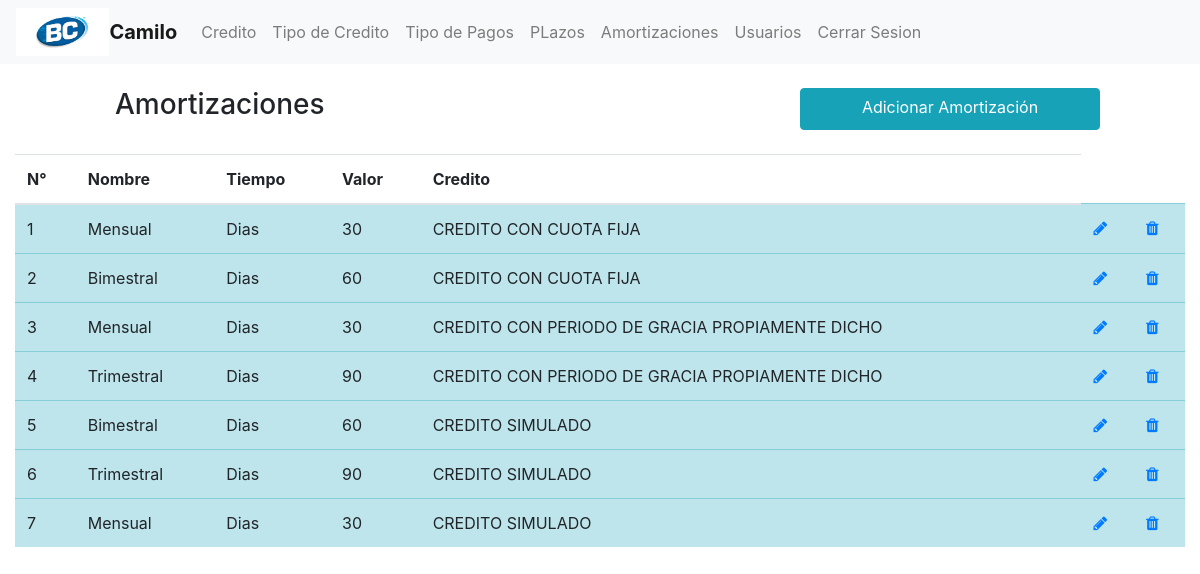
Screenshot of /vistas/amortizaciones/listarAmortizaciones.php (signed in) with the database file from the repository.
### tables this page shows
CREATE TABLE `amortizacion` (
  `id_am` int(11) NOT NULL,
  `nombre` varchar(120) NOT NULL,
  `tiempo` varchar(30) NOT NULL,
  `valor` int(11) NOT NULL,
  `tipo_credito` int(11) NOT NULL
);

CREATE TABLE `tipo_credito` (
  `id_tipo_cre` int(11) NOT NULL,
  `nombre_credito` varchar(60) DEFAULT NULL,
  `ap_gracia` tinyint(1) DEFAULT NULL,
  `id_pago` int(11) DEFAULT NULL
);

### modelo/Amortizacion.php (called while the page is built, shortened)
<?php
 class Amortizacion{
	function listarAmortizacion(){
		$conx = new Conexion();
		$res=$conx->prepare("SELECT * FROM `amortizacion` am inner join tipo_credito tcre on am.tipo_credito = tcre.id_tipo_cre");
		try {
		  $res->execute();
		  return  $res;
		} catch(PDOException $e) {
			return false;
		} finally {
		  $conx=null;
		}
	}
 }
?>

### controller/AmortizacionController.php (called while the page is built, shortened)
<?php
include '../../modelo/Amortizacion.php';
class AmortizacionControlador{
	private $objModelo;
	public function __construct(){
		$this->objModelo = new Amortizacion();
	}
	function listarAmortizacion(){
		$res=$this->objModelo->listarAmortizacion();
		$datos=[];
		foreach ($res as $row) {
			$datos[]=$row;
		}
		if (count($datos)>0) {
			return $datos;
		}else{
			echo "";
		}
	}
}
?>

### vistas/amortizaciones/listarAmortizaciones.php (the view, shortened to what this page needs)
<?php include '../layouts/head.php'; ?>
<?php include '../layouts/menu.php'; ?>
<?php include '../../controller/AmortizacionController.php'; ?>
<div class="container-fluid">
	<br>
	<div class="row justify-content-center">
		<h3 class="col-7">Amortizaciones</h3>
		<a href="crearAmortizacion.php" class="btn btn-info col-5 col-sm-4 col-md-4 col-lg-3">Adicionar Amortización</a>
	</div>
	<br>
	<?php
		$objAmortizacion = new AmortizacionControlador();
		$resultado = $objAmortizacion->listarAmortizacion();
	?>
	<?php if (count($resultado)==0) { ?>
		<div class="alert alert-warning" role="alert">
		  	<b>Amortizacion no encontrada</b>
		  	<button type="button" class="close" data-dismiss="alert" aria-label="Close">
		    	<span aria-hidden="true">&times;</span>
		  	</button>
		</div>
	<?php }else{  $count = 1; ?>
			<table class="table table-hover">
				<thead>
					<th scope="col">N°</th>
					<th scope="col">Nombre</th>
					<th scope="col">Tiempo</th>
					<th scope="col">Valor</th>
					<th scope="col">Credito</th>
				</thead>
				<tbody>
		<?php foreach ($resultado as $key => $result) { ?>
				<tr class="table-info">
					<td><?php echo $count ?></td>
					<td><?php echo $result['nombre']; ?></td>
					<td><?php echo $result['tiempo']; ?></td>
					<td><?php echo $result['valor']; ?></td>
					<td><?php echo $result['nombre_credito']; ?></td>
					<td><a href="editarAmortizacion.php?cod=<?php echo $result['id_am']; ?>"><i class="fa fa-pencil" aria-hidden="true"></i></a></td>
					<td><a onclick="return confirm('Quiere eliminar Amortizacion?')" href="eliminarAmortizacion.php?cod=<?php echo $result['id_am']; ?>"><i class="fa fa-trash" aria-hidden="true"></i></a></td>
				</tr>
		<?php $count ++ ; } ?>
			</tbody>
		</table>
	<?php } ?>
</div>
<?php include '../layouts/footer.php'; ?>

### vistas/layouts/head.php (shortened to what this page needs)
<!DOCTYPE html>
<html lang="es">
  <head>
    <link rel="stylesheet" href="../../plugins/bootstrap-4.3.1-dist/css/bootstrap.min.css">
    <link rel="stylesheet" href="../../plugins/font-awesome-4.7.0/css/font-awesome.min.css">
  </head>
  <body>

### vistas/layouts/menu.php (shortened to what this page needs)
<nav class="navbar navbar-expand-lg navbar-light bg-light">
  <img src="../../images/opengraph-image.png" alt="" style="width:8%;">
  <a class="navbar-brand" href="../sesion/index.php"><?php echo '<b>'.@$_SESSION['usuario']['alias'].'</b>';   ?>
  </a>
  <div class="collapse navbar-collapse" id="navbarColor03">
    <ul class="navbar-nav mr-auto">
      <?php if (!isset($_SESSION['usuario'])) { ?>
        <li class="nav-item">
          <a class="nav-link" id="inisesion" data-toggle="modal" data-target="#exampleModalCenter" href="login.php">Ingresar</a>
        </li>
      <?php }else{ ?>
        <li class="nav-item">
          <a class="nav-link" href="../sesion/index.php">Credito</a>
        </li>
        <li class="nav-item">
          <a class="nav-link" href="../tipo_credito/listarTipoCreditos.php">Tipo de Credito</a>
        </li>
        <li class="nav-item">
          <a class="nav-link" href="../pago/listarPagos.php">Tipo de Pagos</a>
        </li>
        <li class="nav-item">
          <a class="nav-link" href="../plazo/listarPlazos.php">PLazos</a>
        </li>
        <li class="nav-item">
          <a class="nav-link" href="../amortizaciones/listarAmortizaciones.php">Amortizaciones</a>
        </li>
        <li class="nav-item">
          <a class="nav-link" href="../usuario/listaUsuarios.php">Usuarios</a>
        </li>
        <li class="nav-item">
          <a class="nav-link" href="../sesion/CerrarSesion.php">Cerrar Sesion</a>
        </li>
      <?php } ?>
    </ul>
  </div>
</nav>

### vistas/layouts/footer.php (shortened to what this page needs)
  </body>
</html>

### rows the page displays
amortizacion: nombre "Mensual", tiempo "Dias", valor "30", tipo_credito.nombre_credito "CREDITO CON CUOTA FIJA"
amortizacion: nombre "Bimestral", tiempo "Dias", valor "60", tipo_credito.nombre_credito "CREDITO CON CUOTA FIJA"
amortizacion: nombre "Mensual", tiempo "Dias", valor "30", tipo_credito.nombre_credito "CREDITO CON PERIODO DE GRACIA PROPIAMENTE DICHO"
amortizacion: nombre "Trimestral", tiempo "Dias", valor "90", tipo_credito.nombre_credito "CREDITO CON PERIODO DE GRACIA PROPIAMENTE DICHO"
amortizacion: nombre "Bimestral", tiempo "Dias", valor "60", tipo_credito.nombre_credito "CREDITO SIMULADO"
amortizacion: nombre "Trimestral", tiempo "Dias", valor "90", tipo_credito.nombre_credito "CREDITO SIMULADO"
amortizacion: nombre "Mensual", tiempo "Dias", valor "30", tipo_credito.nombre_credito "CREDITO SIMULADO"
